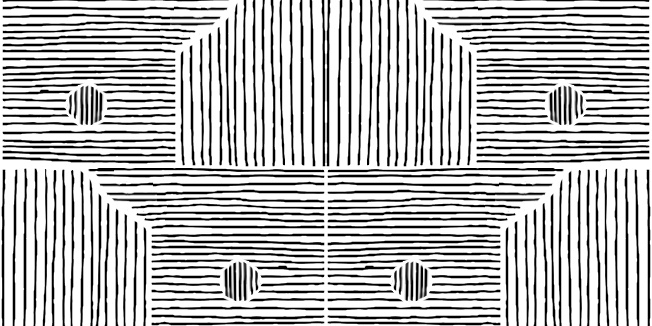
#> input picture EyeOfRa/resources/development/example_images/larger_data.tif, 652 x 326 px
$ python -i edgedetection.py   (imports and definitions only)
#> lines starting #> are read from the running program, lines starting #| are printed output that depends on the picture; after the words box and inside, x2 and y2 are one past the last pixel; in counts of white or black regions, pixels touching at a corner belong together
#!usr/bin/env python3

"""
Script to add edge detection feature to dataset for a given image
"""

__author__ = "Skippybal"
__version__ = "0.1"

import cv2 as cv
import numpy as np
import sys


def build_edges(image, save_location):
#> called with save_location = 'out.png'
    image_array = cv.imread(image)
#> image_array is the input picture: shape (326, 652, 3); min 0, max 255, mean 186.4
    image_array = cv.cvtColor(image_array, cv.COLOR_BGR2GRAY)
#> image_array: shape (326, 652)
    img_blur = cv.GaussianBlur(image_array, (3, 3), 0)
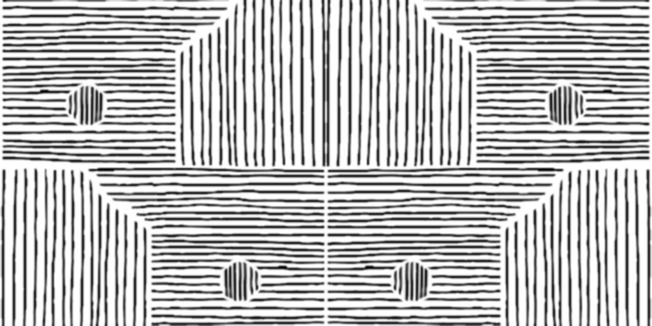
#> img_blur: shape (326, 652); min 0, max 255, mean 186.4

    sobelxy = cv.Sobel(src=img_blur, ddepth=cv.CV_8U, dx=1, dy=1, ksize=5)
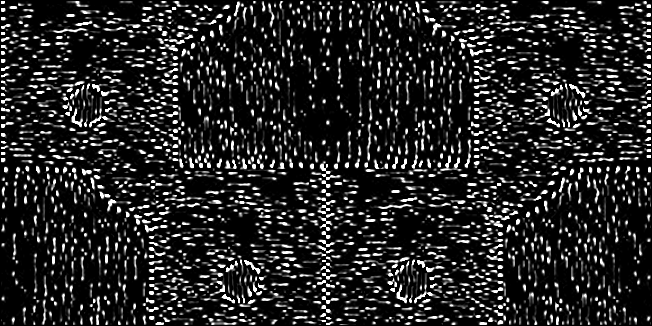
#> sobelxy: shape (326, 652); min 0, max 255, mean 38.4
    edges = cv.Canny(image=img_blur, threshold1=100, threshold2=200)
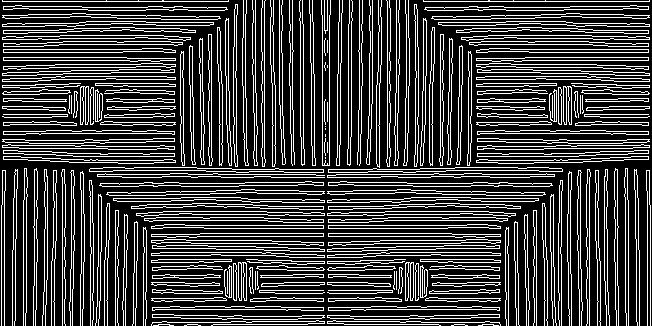
#> edges: shape (326, 652); 24.5% white in thin lines or dots
    # [6 lines of commented-out code are left out]

    full_arr = np.expand_dims(sobelxy.flatten().transpose(), axis=1)
    #print(full_arr.shape)
    full_arr = np.append(full_arr, np.expand_dims(edges.flatten().transpose(), axis=1), axis=1)
#> full_arr = 212552 pairs, first value 0 to 255, second value 0 to 255

    np.save(save_location, full_arr)
    return 0


def main():
    input = snakemake.input[0] #"/commons/Themas/Thema11/Giepmans/Tile_r4-c7_Acquisition Spec 3_452994970.tif" #snakemake.input[0]
    output = snakemake.output[0] #"/commons/Themas/Thema11/Giepmans/" #snakemake.output[0]
    #input = "/commons/Themas/Thema11/Giepmans/work/tmp/larger_data.tif"
    #output = "/commons/Themas/Thema11/Giepmans/work/tmp/larger_data.tif"
    build_edges(input, output)
    return 0


# [5 lines not run here, left out]

>>> result = build_edges('../../../../EyeOfRa/resources/development/example_images/larger_data.tif', 'out.png')
